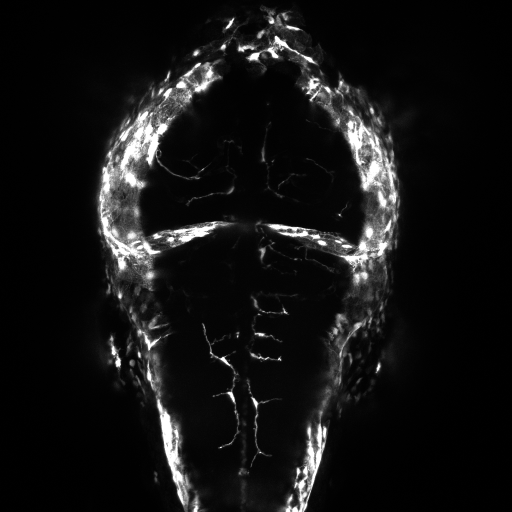
#> input picture scripts/May 29 2022 pdgfrbGFP;kdrlmCherry 32-75hpf DMSO 1.czi_slice0/img_slice0.png, 1024 x 1024 px (shown at 1/2 size)
$ python -i dextran_dye_test.py   (imports and definitions only)   (older library calls are emulated)
#> lines starting #> are read from the running program, lines starting #| are printed output that depends on the picture; after the words box and inside, x2 and y2 are one past the last pixel; in counts of white or black regions, pixels touching at a corner belong together
#> further down, picture is the input picture: shape (1024, 1024); min 0, max 255, mean 19.6
#!/usr/bin/env python3
# -*- coding: utf-8 -*-
"""
Created on Fri Sep 11 13:27:47 2020

Preliminary work with zebrafish embryo post dye injection

@author: sean
"""

from czifile import CziFile
import matplotlib.pyplot as plt
import numpy as np
import cv2

def trunk_segmentation(img):
    clahe = cv2.createCLAHE(clipLimit=2.0, tileGridSize=(20,20))
    img = clahe.apply(img)
    img = cv2.medianBlur(img, 11)
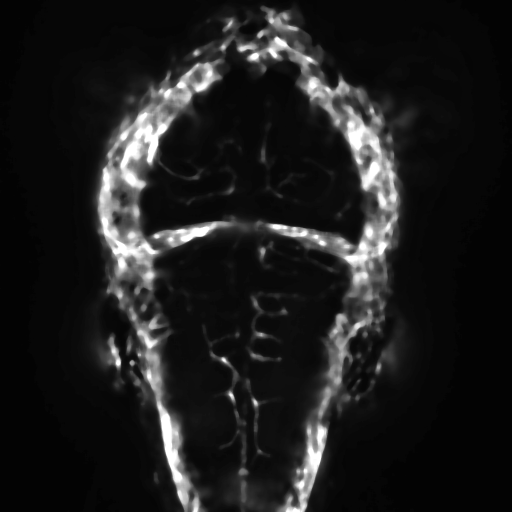
#> img: shape (1024, 1024) (shown at 1/2 size); min 3, max 255, mean 28.9
    _, th1 = cv2.threshold(img, 15, 255, cv2.THRESH_BINARY)
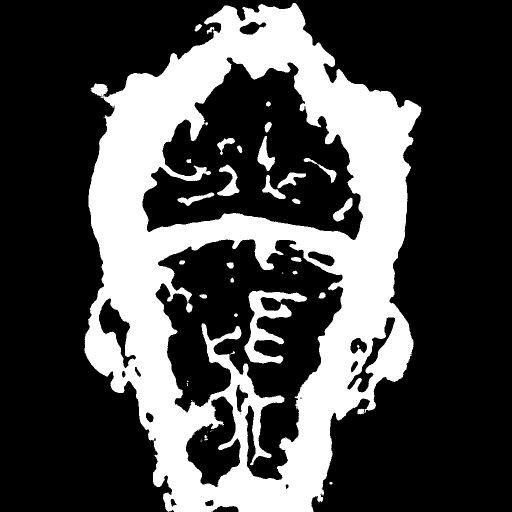
#> th1: shape (1024, 1024) (shown at 1/2 size); 29% white; 47 white regions (17 under 20 px), largest, box (x1, y1, x2, y2) and area: (169, 6, 843, 1024) 290069, (489, 581, 614, 727) 6314, (434, 329, 479, 392) 1218
    img = cv2.adaptiveThreshold(img,255,cv2.ADAPTIVE_THRESH_MEAN_C,cv2.THRESH_BINARY,51,1)
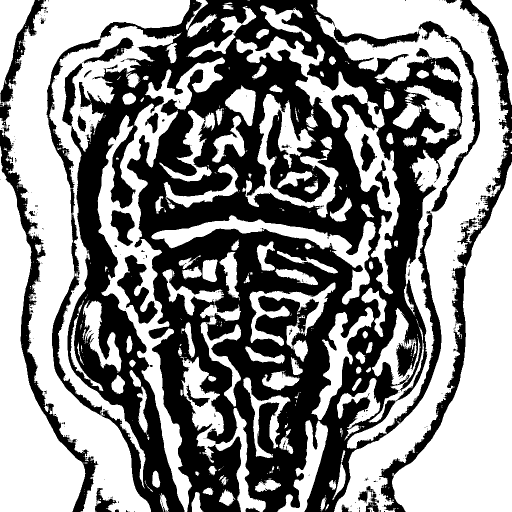
#> img: shape (1024, 1024) (shown at 1/2 size); 55% white; 445 black regions (412 under 20 px), largest, box (x1, y1, x2, y2) and area: (93, 0, 925, 1024) 413413, (0, 243, 197, 1024) 13936, (914, 0, 1024, 533) 9416

    img[th1==0]=0;
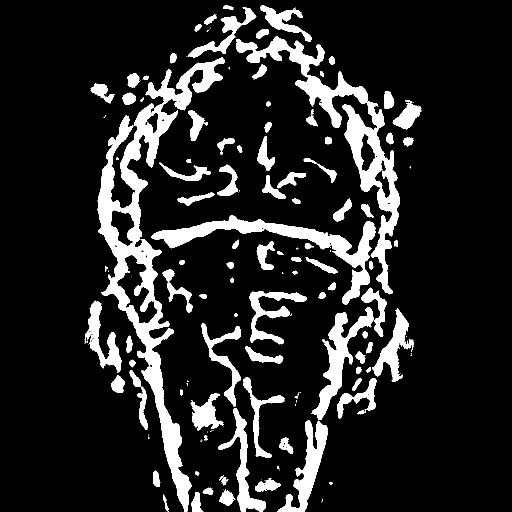
#> img: shape (1024, 1024) (shown at 1/2 size); 14.2% white; 160 white regions (61 under 20 px), largest, box (x1, y1, x2, y2) and area: (195, 115, 450, 1024) 39251, (472, 72, 800, 589) 22815, (303, 430, 751, 609) 13489
    connectivity = 8
    num_labels, stat_labels, stats, centroids = cv2.connectedComponentsWithStats(img,connectivity, cv2.CV_32S)
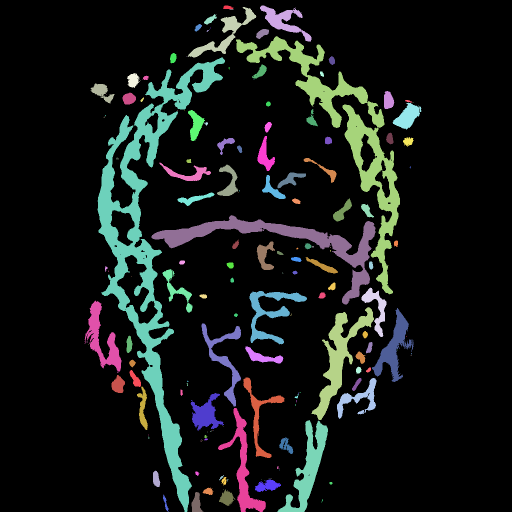
#> stat_labels: shape (1024, 1024) int32 (shown at 1/2 size); 161 distinct labels, from 0 to 160; one colour per label, 0 black
#> num_labels = 161; stats = 161 rows, first 6: [0, 0, 1024, 1024, 899898], [446, 11, 21, 7, 113], [520, 11, 103, 72, 2397], [375, 14, 138, 101, 2770], [459, 19, 8, 1, 8], [408, 28, 26, 21, 241]; centroids = 161 pairs, first value 173.7 to 826, second value 14.43 to 1006.9

    img_mask = np.zeros(img.shape)

    for i in range(num_labels-1):
        if stats[i+1,4] > 500:
            img_mask[stat_labels == i+1] = 1
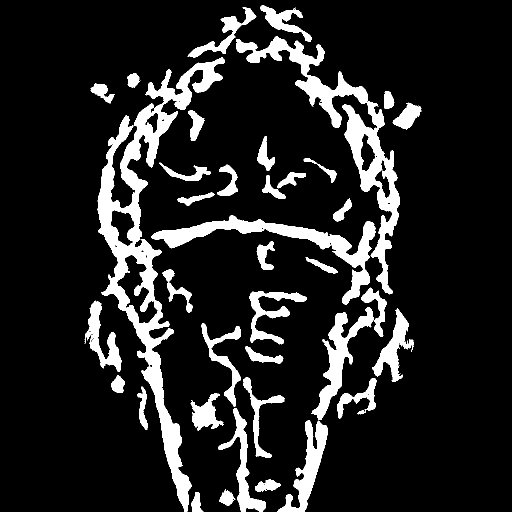
#> img_mask: shape (1024, 1024) float64 (shown at 1/2 size); values 0 (black) and 1 (white), 13.3% white; 38 white regions, largest, box (x1, y1, x2, y2) and area: (195, 115, 450, 1024) 39251, (472, 72, 800, 589) 22815, (303, 430, 751, 609) 13489

    kernel = cv2.getStructuringElement(cv2.MORPH_ELLIPSE,(11,11))
    img_mask = cv2.morphologyEx(img_mask, cv2.MORPH_CLOSE, kernel, iterations = 1)
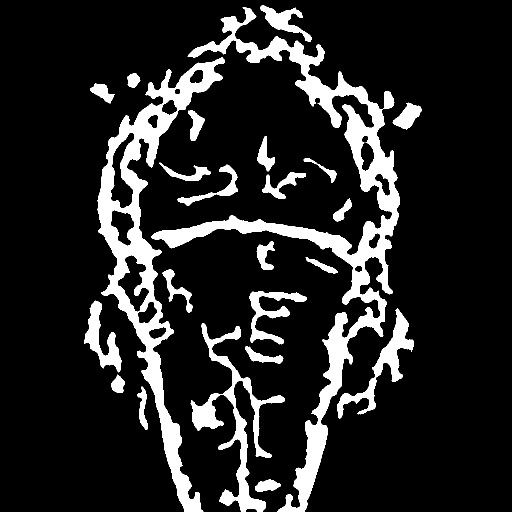
#> img_mask: shape (1024, 1024) float64 (shown at 1/2 size); values 0 (black) and 1 (white), 13.9% white; 26 white regions (2 under 20 px), largest, box (x1, y1, x2, y2) and area: (303, 14, 800, 1024) 57076, (195, 114, 450, 1024) 41775, (381, 647, 569, 1024) 13047

    return img_mask

def make_slices(img, step_size):
    steps = list(range(img.shape[0]))
    slice_count = 0
    num_steps = np.int(np.ceil(img.shape[0]/step_size))
    output = np.zeros([num_steps,img.shape[1],img.shape[2]])
    for i in steps[::step_size]:
        temp_img = img[i:i+step_size,:,:]
        new_slice = np.mean(temp_img, axis = 0)
        output[slice_count,:,:] = new_slice
        slice_count += 1
    return output

def intensity_projection(img,step_size,method):
    steps = list(range(img.shape[0]))
    slice_count = 0
    num_steps = np.int(np.ceil(img.shape[0]/step_size))
    output = np.zeros([num_steps,img.shape[1],img.shape[2]])
    for i in steps[::step_size]:
        temp_img = img[i:i+step_size,:,:]
        if method == 'mean':
            new_slice = np.mean(temp_img, axis = 0)
        if method == 'max':
            new_slice = np.max(temp_img, axis = 0)
        if method == 'median':
            new_slice = np.median(temp_img, axis = 0)
        if method == 'std':
            new_slice = np.std(temp_img, axis = 0)
        if method == 'sum':
            new_slice = np.sum(temp_img, axis = 0)
            new_slice[new_slice>255]=255
        output[slice_count,:,:] = new_slice
        slice_count += 1
    return output

# [3 lines not run here, left out]

# [1 line that did not run here, left out]

# [1 line that did not run here, left out]
# [1 line that did not run here, left out]

# [1 line that did not run here, left out]
# [1 line that did not run here, left out]

# [1 line that did not run here, left out]
# [1 line that did not run here, left out]

# [1 line that did not run here, left out]

# SEGMENTATION APPLIED TO INDIVIDUAL SLICES
# ~~~~~~~~~~~~~~~~~~~~~~~~~~~~~~~~~~~~~~~~~~~~~~~~~~~~~~~~

segmentation_flag = 0
# [26 lines not run here, left out]


# SEGMENTATION APPLIED TO COMBINED SLICES
# ~~~~~~~~~~~~~~~~~~~~~~~~~~~~~~~~~~~~~~~~~~~~~~~~~~~~~~~~

# [1 line that did not run here, left out]
# [1 line that did not run here, left out]

# [1 line that did not run here, left out]

reslice_flag = 0
# [26 lines not run here, left out]

# Display different intensity projections
# ~~~~~~~~~~~~~~~~~~~~~~~~~~~~~~~~~~~~~~~~~~~~~~~~~~~~~~~~

# [1 line that did not run here, left out]
# [1 line that did not run here, left out]
# [1 line that did not run here, left out]
# [1 line that did not run here, left out]
# [1 line that did not run here, left out]

# [1 line that did not run here, left out]
# [1 line that did not run here, left out]
# [1 line that did not run here, left out]
# [1 line that did not run here, left out]
# [1 line that did not run here, left out]

# [1 line that did not run here, left out]
display_slice = 17

projection_flag = 0
# [24 lines not run here, left out]

# Combine the dye and transgene images
# ~~~~~~~~~~~~~~~~~~~~~~~~~~~~~~~~~~~~~~~~~~~~~~~~~~~~~~~~

# [1 line that did not run here, left out]
# [1 line that did not run here, left out]

# [1 line that did not run here, left out]
# [1 line that did not run here, left out]
# [1 line that did not run here, left out]
# [1 line that did not run here, left out]

# [1 line that did not run here, left out]
# [1 line that did not run here, left out]
# [1 line that did not run here, left out]
# [1 line that did not run here, left out]

combination_flag = 1
# [6 lines not run here, left out]


# Display base images and maximum intensity projection
# ~~~~~~~~~~~~~~~~~~~~~~~~~~~~~~~~~~~~~~~~~~~~~~~~~~~~~~~~~~~~
display_flag = 0

# [12 lines not run here, left out]

>>> import cv2
>>> picture = cv2.imread('May 29 2022 pdgfrbGFP;kdrlmCherry 32-75hpf DMSO 1.czi_slice0/img_slice0.png', cv2.IMREAD_GRAYSCALE)
>>> result = trunk_segmentation(picture)
